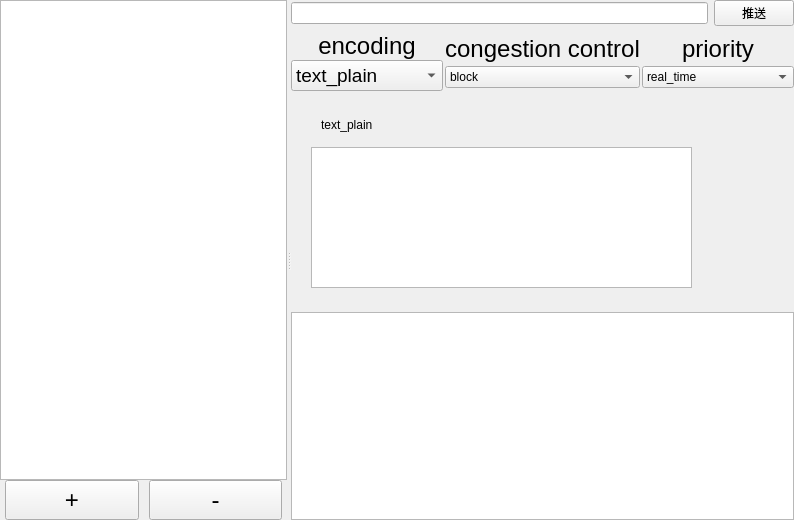
<?xml version="1.0" encoding="UTF-8"?>
<ui version="4.0">
 <class>PagePut</class>
 <widget class="QWidget" name="PagePut">
  <property name="geometry">
   <rect>
    <x>0</x>
    <y>0</y>
    <width>794</width>
    <height>520</height>
   </rect>
  </property>
  <property name="windowTitle">
   <string notr="true"/>
  </property>
  <layout class="QVBoxLayout" name="verticalLayout_6">
   <property name="spacing">
    <number>0</number>
   </property>
   <property name="leftMargin">
    <number>0</number>
   </property>
   <property name="topMargin">
    <number>0</number>
   </property>
   <property name="rightMargin">
    <number>0</number>
   </property>
   <property name="bottomMargin">
    <number>0</number>
   </property>
   <item>
    <widget class="QSplitter" name="splitter_top">
     <property name="orientation">
      <enum>Qt::Horizontal</enum>
     </property>
     <widget class="QWidget" name="layoutWidget">
      <layout class="QVBoxLayout" name="verticalLayout">
       <property name="spacing">
        <number>0</number>
       </property>
       <property name="sizeConstraint">
        <enum>QLayout::SetMinimumSize</enum>
       </property>
       <item>
        <widget class="QListWidget" name="putListWidget"/>
       </item>
       <item>
        <layout class="QHBoxLayout" name="horizontalLayout">
         <property name="spacing">
          <number>10</number>
         </property>
         <property name="leftMargin">
          <number>5</number>
         </property>
         <property name="rightMargin">
          <number>5</number>
         </property>
         <item>
          <widget class="QPushButton" name="pushButton">
           <property name="minimumSize">
            <size>
             <width>40</width>
             <height>40</height>
            </size>
           </property>
           <property name="maximumSize">
            <size>
             <width>16777215</width>
             <height>16777215</height>
            </size>
           </property>
           <property name="font">
            <font>
             <pointsize>18</pointsize>
            </font>
           </property>
           <property name="text">
            <string notr="true">+</string>
           </property>
          </widget>
         </item>
         <item>
          <widget class="QPushButton" name="pushButton_2">
           <property name="minimumSize">
            <size>
             <width>40</width>
             <height>40</height>
            </size>
           </property>
           <property name="maximumSize">
            <size>
             <width>16777215</width>
             <height>16777215</height>
            </size>
           </property>
           <property name="font">
            <font>
             <pointsize>18</pointsize>
            </font>
           </property>
           <property name="text">
            <string notr="true">-</string>
           </property>
          </widget>
         </item>
        </layout>
       </item>
      </layout>
     </widget>
     <widget class="QWidget" name="layoutWidget">
      <layout class="QVBoxLayout" name="verticalLayout_5">
       <item>
        <layout class="QHBoxLayout" name="horizontalLayout_3">
         <item>
          <widget class="QLineEdit" name="lineEdit"/>
         </item>
         <item>
          <widget class="QPushButton" name="pushButton_3">
           <property name="text">
            <string>推送</string>
           </property>
          </widget>
         </item>
        </layout>
       </item>
       <item>
        <layout class="QHBoxLayout" name="horizontalLayout_2">
         <property name="spacing">
          <number>2</number>
         </property>
         <item>
          <layout class="QVBoxLayout" name="verticalLayout_2">
           <property name="spacing">
            <number>0</number>
           </property>
           <item>
            <widget class="QPushButton" name="encodingTitle">
             <property name="font">
              <font>
               <pointsize>18</pointsize>
              </font>
             </property>
             <property name="styleSheet">
              <string notr="true">QPushButton:pressed{
color: rgb(255, 38, 0);
border-style: none
}
QPushButton{
border-style: none
}</string>
             </property>
             <property name="text">
              <string notr="true">encoding</string>
             </property>
             <property name="checkable">
              <bool>false</bool>
             </property>
             <property name="checked">
              <bool>false</bool>
             </property>
            </widget>
           </item>
           <item>
            <widget class="QComboBox" name="encodingOption">
             <property name="font">
              <font>
               <pointsize>14</pointsize>
              </font>
             </property>
             <item>
              <property name="text">
               <string notr="true">text_plain</string>
              </property>
             </item>
             <item>
              <property name="text">
               <string notr="true">text_json</string>
              </property>
             </item>
             <item>
              <property name="text">
               <string notr="true">app_json</string>
              </property>
             </item>
             <item>
              <property name="text">
               <string notr="true">app_integer</string>
              </property>
             </item>
             <item>
              <property name="text">
               <string notr="true">app_float</string>
              </property>
             </item>
            </widget>
           </item>
          </layout>
         </item>
         <item>
          <layout class="QVBoxLayout" name="verticalLayout_3">
           <property name="spacing">
            <number>0</number>
           </property>
           <item>
            <widget class="QPushButton" name="congestionControlTitle">
             <property name="font">
              <font>
               <pointsize>18</pointsize>
              </font>
             </property>
             <property name="styleSheet">
              <string notr="true">QPushButton:pressed{
color: rgb(255, 38, 0);
border-style: none
}
QPushButton{
border-style: none
}</string>
             </property>
             <property name="text">
              <string notr="true">congestion control</string>
             </property>
             <property name="checkable">
              <bool>false</bool>
             </property>
             <property name="checked">
              <bool>false</bool>
             </property>
            </widget>
           </item>
           <item>
            <widget class="QComboBox" name="congestionControlOption">
             <item>
              <property name="text">
               <string notr="true">block</string>
              </property>
             </item>
             <item>
              <property name="text">
               <string notr="true">drop</string>
              </property>
             </item>
            </widget>
           </item>
          </layout>
         </item>
         <item>
          <layout class="QVBoxLayout" name="verticalLayout_4">
           <property name="spacing">
            <number>0</number>
           </property>
           <item>
            <widget class="QPushButton" name="priorityTitle">
             <property name="font">
              <font>
               <pointsize>18</pointsize>
              </font>
             </property>
             <property name="styleSheet">
              <string notr="true">QPushButton:pressed{
color: rgb(255, 38, 0);
border-style: none
}
QPushButton{
border-style: none
}</string>
             </property>
             <property name="text">
              <string notr="true">priority</string>
             </property>
             <property name="checkable">
              <bool>false</bool>
             </property>
             <property name="checked">
              <bool>false</bool>
             </property>
            </widget>
           </item>
           <item>
            <widget class="QComboBox" name="priorityOption">
             <item>
              <property name="text">
               <string notr="true">real_time</string>
              </property>
             </item>
             <item>
              <property name="text">
               <string notr="true">interactive_high</string>
              </property>
             </item>
             <item>
              <property name="text">
               <string notr="true">interactive_low</string>
              </property>
             </item>
             <item>
              <property name="text">
               <string notr="true">data_high</string>
              </property>
             </item>
             <item>
              <property name="text">
               <string notr="true">data</string>
              </property>
             </item>
             <item>
              <property name="text">
               <string notr="true">data_low</string>
              </property>
             </item>
             <item>
              <property name="text">
               <string notr="true">background</string>
              </property>
             </item>
            </widget>
           </item>
          </layout>
         </item>
        </layout>
       </item>
       <item>
        <widget class="QStackedWidget" name="stackedWidget">
         <widget class="QWidget" name="page_text_plain">
          <widget class="QTextEdit" name="textEdit">
           <property name="geometry">
            <rect>
             <x>20</x>
             <y>50</y>
             <width>381</width>
             <height>141</height>
            </rect>
           </property>
          </widget>
          <widget class="QLabel" name="label">
           <property name="geometry">
            <rect>
             <x>30</x>
             <y>20</y>
             <width>81</width>
             <height>16</height>
            </rect>
           </property>
           <property name="text">
            <string>text_plain</string>
           </property>
          </widget>
         </widget>
         <widget class="QWidget" name="page_number">
          <widget class="QLineEdit" name="input_number">
           <property name="geometry">
            <rect>
             <x>60</x>
             <y>60</y>
             <width>221</width>
             <height>51</height>
            </rect>
           </property>
           <property name="font">
            <font>
             <pointsize>16</pointsize>
            </font>
           </property>
           <property name="text">
            <string notr="true"/>
           </property>
          </widget>
          <widget class="QLabel" name="label_3">
           <property name="geometry">
            <rect>
             <x>50</x>
             <y>10</y>
             <width>58</width>
             <height>16</height>
            </rect>
           </property>
           <property name="text">
            <string>number</string>
           </property>
          </widget>
         </widget>
         <widget class="QWidget" name="page_json">
          <widget class="QTextEdit" name="textEdit_2">
           <property name="geometry">
            <rect>
             <x>30</x>
             <y>50</y>
             <width>341</width>
             <height>141</height>
            </rect>
           </property>
          </widget>
          <widget class="QLabel" name="label_2">
           <property name="geometry">
            <rect>
             <x>30</x>
             <y>20</y>
             <width>58</width>
             <height>16</height>
            </rect>
           </property>
           <property name="text">
            <string>json</string>
           </property>
          </widget>
         </widget>
        </widget>
       </item>
       <item>
        <widget class="QTextBrowser" name="textBrowser"/>
       </item>
      </layout>
     </widget>
    </widget>
   </item>
  </layout>
 </widget>
 <resources/>
 <connections/>
</ui>
